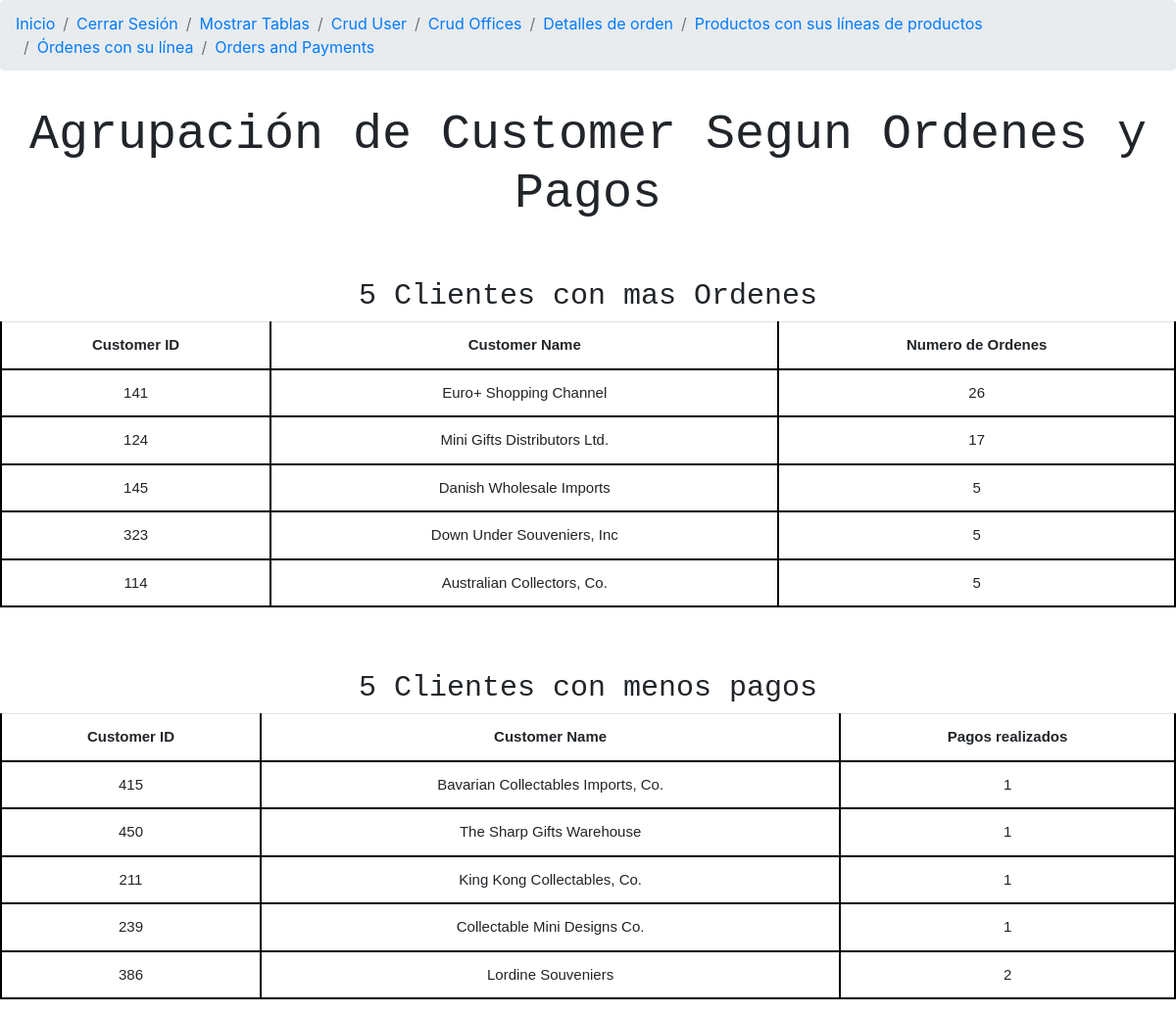
/order_payment.php (signed in), run on the app's committed database.
### tables this page shows
CREATE TABLE `customers` (
  `customerNumber` int NOT NULL,
  `customerName` varchar(50) NOT NULL,
  `contactLastName` varchar(50) NOT NULL,
  `contactFirstName` varchar(50) NOT NULL,
  `phone` varchar(50) NOT NULL,
  `addressLine1` varchar(50) NOT NULL,
  `addressLine2` varchar(50) DEFAULT NULL,
  `city` varchar(50) NOT NULL,
  `state` varchar(50) DEFAULT NULL,
  `postalCode` varchar(15) DEFAULT NULL,
  `country` varchar(50) NOT NULL,
  `salesRepEmployeeNumber` int DEFAULT NULL,
  `creditLimit` decimal(10,2) DEFAULT NULL
);

### order_payment.php (the view, shortened to what this page needs)
<!DOCTYPE html>
<html>
<head>
    <link rel="stylesheet" href="https://maxcdn.bootstrapcdn.com/bootstrap/4.4.1/css/bootstrap.min.css">
    <link rel="stylesheet" href="css/order_payment.css">
</head>
<body>
    <?php include ("nav_bar.php");?>
    <h1 class="title">Agrupación de Customer Segun Ordenes y Pagos</h1>
    <br><br>
    <h2 class="subtitle">5 Clientes con mas Ordenes</h2>
    <?php
    global $dbconn;
    $sql = "SELECT ord.customerNumber, COUNT(ord.customerNumber) as cantidad_repeticiones, c.customerNumber, c.customerName
            FROM orders ord
            INNER JOIN customers c ON ord.customerNumber = c.customerNumber
            GROUP BY ord.customerNumber
            ORDER BY cantidad_repeticiones DESC
            LIMIT 5;";
    $result = $dbconn->query($sql);
    if ($result->rowCount() > 0) {
        echo "<table class='table'>
                <tr>
                    <th class='enunciado'>Customer ID</th>
                    <th class='enunciado'>Customer Name</th>
                    <th class='enunciado'>Numero de Ordenes</th>
                </tr>";
        while ($row = $result->fetch(PDO::FETCH_ASSOC)) {
            echo "<tr>
                    <td>" . $row["customerNumber"] . "</td>
                    <td>" . $row["customerName"] . "</td>
                    <td>" . $row["cantidad_repeticiones"] . "</td>
                </tr>";
        }
        echo "</table>";
    } else {
        echo "No se encontraron resultados.";
    }
    ?>
    <br><br>
    <h2 class="subtitle">5 Clientes con menos pagos</h2>
    <?php
    $sql = "SELECT p.customerNumber, COUNT(p.customerNumber) as menos, c.customerNumber, c.customerName
            FROM payments p
            INNER JOIN customers c ON p.customerNumber = c.customerNumber
            GROUP BY p.customerNumber
            ORDER BY menos ASC
            LIMIT 5";
    $result = $dbconn->query($sql);
    if ($result->rowCount() > 0) {
        echo "<table class='table'>
                <tr>
                    <th class='enunciado'>Customer ID</th>
                    <th class='enunciado'>Customer Name</th>
                    <th class='enunciado'>Pagos realizados</th>
                </tr>";
        while ($row = $result->fetch(PDO::FETCH_ASSOC)) {
            echo "<tr>
                    <td>" . $row["customerNumber"] . "</td>
                    <td>" . $row["customerName"] . "</td>
                    <td>" . $row["menos"] . "</td>
                </tr>";
        }
        echo "</table>";
    } else {
        echo "No se encontraron resultados.";
    }
    ?>
</body>
</html>

### nav_bar.php
<nav aria-label="breadcrumb" class="main-breadcrumb">
    <ol class="breadcrumb">
        <li class="breadcrumb-item"><a href="index.php">Inicio</a></li>
        <li class="breadcrumb-item"><a href="logout.php">Cerrar Sesión</a></li>
        <li class="breadcrumb-item"><a href="mostrar_tablas.php">Mostrar Tablas</a></li>
        <li class="breadcrumb-item"><a href="crud_user.php">Crud User</a></li>
        <li class="breadcrumb-item"><a href="crud_office.php">Crud Offices</a></li>
        <li class="breadcrumb-item"><a href="designorder.php">Detalles de orden</a></li>
        <li class="breadcrumb-item"><a href="designproduct.php">Productos con sus líneas de productos</a></li>
        <li class="breadcrumb-item"><a href="ordenes_linea.php">Órdenes con su línea</a></li>
        <li class="breadcrumb-item"><a href="order_payment.php">Orders and Payments</a></li>
    </ol>
</nav>

### css/order_payment.css (style rules this page uses)
.table { font-size: 20px; border-bottom: 2px solid black; }
h1 { padding-top: 20px; text-align: center; font-family: monospace; font-size: 50px; }
h2 { font-family: monospace; text-align: center; font-size: 30px; }
td, th { padding: 5px; text-align: center; gap: 0; border: 2px solid black; font-family: Arial, Helvetica, sans-serif; font-size: 15px; font-weight: lighter; }
.enunciado { font-weight: bold; }

### data on the page
customers: customerNumber "141", customerName "Euro+ Shopping Channel", cantidad_repeticiones "26"
customers: customerNumber "124", customerName "Mini Gifts Distributors Ltd.", cantidad_repeticiones "17"
customers: customerNumber "145", customerName "Danish Wholesale Imports", cantidad_repeticiones "5"
customers: customerNumber "323", customerName "Down Under Souveniers, Inc", cantidad_repeticiones "5"
customers: customerNumber "114", customerName "Australian Collectors, Co.", cantidad_repeticiones "5"
customers: customerNumber "415", customerName "Bavarian Collectables Imports, Co.", menos "1"
customers: customerNumber "450", customerName "The Sharp Gifts Warehouse", menos "1"
customers: customerNumber "211", customerName "King Kong Collectables, Co.", menos "1"
customers: customerNumber "239", customerName "Collectable Mini Designs Co.", menos "1"
customers: customerNumber "386", customerName "Lordine Souveniers", menos "2"
